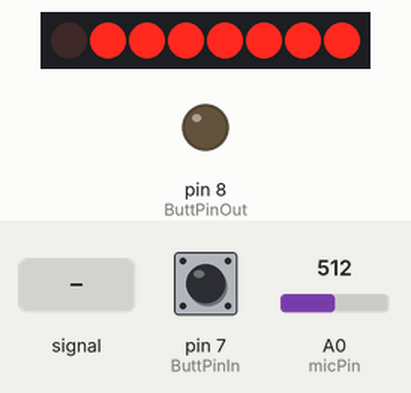
Simulated run of this program. Board: Arduino Uno, built with avr-gcc and run on an emulated ATmega328P. On the bench: 8 shift-register outputs drawn as a row of LEDs (first output left, lit = HIGH), output pins drawn as LEDs (lit = HIGH). Wiring (inferred from the names in the program): shift register (74HC595): data pin 2; shift clock pin 5; latch pin 3. Wiring (inferred from the signals the program sends): row of LEDs: on Q0, Q1, Q2, Q3, Q4, Q5, Q6, Q7. The inputs (shaded band) are chosen by the test bench; at power-on: pin 7 (ButtPinIn) HIGH, A0 (micPin) = 512. Pins used as bus, display or sensor lines are not drawn; what the program prints to the serial monitor is not drawn.

Above: at 1.2 s.
1.3 s: A0 (micPin) fed a 2 Hz sine of ±306 counts around its level
At 3.5 s:
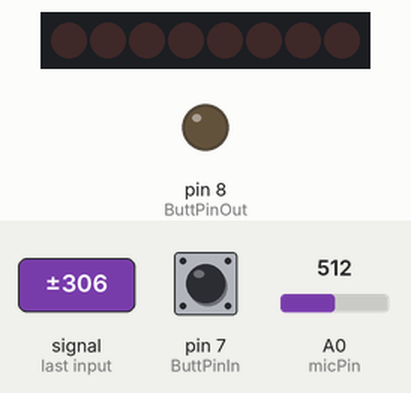
3.6 s: pin 7 (ButtPinIn) pulled LOW for 1 s
5.2 s: pin 7 (ButtPinIn) pulled LOW for 0.15 s
At 5.64 s:
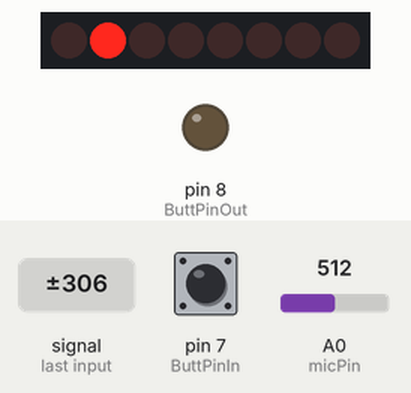
5.9 s: A0 (micPin) set to 716
At 6.4 s:
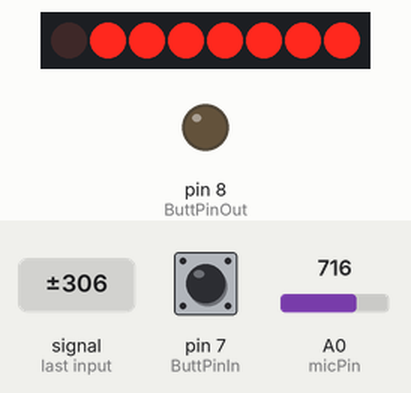
7.4 s: A0 (micPin) fed a 2 Hz sine of ±306 counts around its level
At 8.2 s:
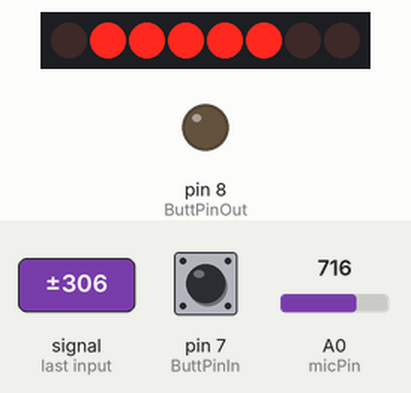
10.4 s: A0 (micPin) fed a 200 Hz sine of ±81 counts around its level
Timing chart, 0 to 13.4 s (numbered marks = the images above; inputs shaded):
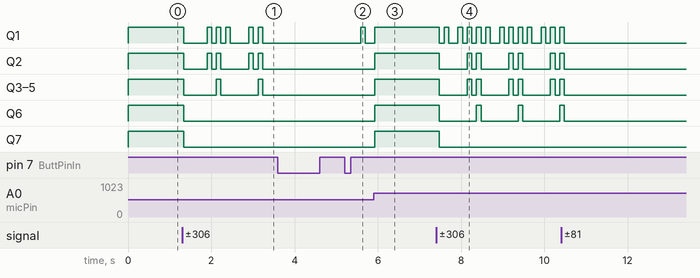

The program:

main.cpp
```cpp
#include <Arduino.h>

const int micPin = A0; // Pin A0 is used for the microphone input

int ButtPlus = 0;
int sample; // Variable to store the current sound sample
int maxVal = 0; // Variable to track the maximum sound level detected
int minVal = 1023; // Variable to track the minimum sound level detected

// Shift register pins
int LatchPin = 3; // Pin 3 is connected to the LatchPin (ST_CP) of the 74HC595
int ClockPin = 5; // Pin 5 is connected to the ClockPin (SH_CP) of the 74HC595
int DataPin = 2; // Pin 2 is connected to the DataPin (DS) of the 74HC595
int ButtPinIn = 7;
int ButtPinOut = 8;

// Binary patterns for the LEDs, representing different sound levels
byte LEDs0 = 0b10000000; // LED pattern for the lowest sound level
byte LEDs1 = 0b10000001;
byte LEDs2 = 0b10000011;
byte LEDs3 = 0b10000111;
byte LEDs4 = 0b10001111;
byte LEDs5 = 0b10011111;
byte LEDs6 = 0b10111111;
byte LEDs7 = 0b11111111; // LED pattern for the highest sound level

void setup() {
  pinMode(LatchPin, OUTPUT);
  pinMode(ClockPin, OUTPUT);
  pinMode(DataPin, OUTPUT);
  pinMode(micPin, INPUT);
  pinMode(ButtPinIn, INPUT);
  pinMode(ButtPinOut, OUTPUT);
  Serial.begin(9600);
}

void loop() {
  for (int i = 0; i < 100; i++) {
    sample = analogRead(micPin);
    if (sample > maxVal) maxVal = sample;
    if (sample < minVal) minVal = sample;
  }

  int peakToPeak = maxVal - minVal;

  digitalWrite(LatchPin, LOW);

  int ButtOn = digitalRead(ButtPinIn);
  if ( (ButtOn == LOW) &&  (ButtPlus < 10)) {
    ButtPlus = ButtPlus + 2;
    digitalWrite(ButtPinOut, LOW);
  }
  else if ((ButtOn == LOW) && (ButtPlus == 10)) {
    ButtPlus = 0;
    digitalWrite(ButtPinOut, HIGH);
  };
  while (ButtOn == LOW) {
  ButtOn = digitalRead(ButtPinIn);
  Serial.print (ButtPlus);
  }
  // Thresholds nu direct op peakToPeak, gebaseerd op je gemeten bereik (2-24)
  if (peakToPeak > 17 + ButtPlus) {
    shiftOut(DataPin, ClockPin, LSBFIRST, LEDs7);
  }
  else if (peakToPeak > 13 + ButtPlus) {
    shiftOut(DataPin, ClockPin, LSBFIRST, LEDs6);
  }
  else if (peakToPeak > 9 + ButtPlus) {
    shiftOut(DataPin, ClockPin, LSBFIRST, LEDs5);
  }
  else if (peakToPeak > 7 + ButtPlus) {
    shiftOut(DataPin, ClockPin, LSBFIRST, LEDs4);
  }
  else if (peakToPeak > 5 + ButtPlus) {
    shiftOut(DataPin, ClockPin, LSBFIRST, LEDs3);
  }
  else if (peakToPeak > 3 + ButtPlus) {
    shiftOut(DataPin, ClockPin, LSBFIRST, LEDs2);
  }
  else if (peakToPeak > 2 + ButtPlus) {
    shiftOut(DataPin, ClockPin, LSBFIRST, LEDs1);
  }
  else {
    shiftOut(DataPin, ClockPin, LSBFIRST, LEDs0);
  }
  digitalWrite(LatchPin, HIGH);

  maxVal = 0;
  minVal = 1023;

  // Geen spaties na de dubbele punt, en voltage weggehaald (voegde niks toe)
  Serial.print(">");
  Serial.print("peakToPeak:");
  Serial.println(peakToPeak);

  delay(100);
}
```

Measured:
- after the input at 1.3 s, Q1: HIGH → LOW at once, → HIGH 0.56 s later, → LOW 0.11 s later, → HIGH 0.11 s later, … (11 changes in this stretch); Q2: HIGH → LOW at once, → HIGH 0.56 s later, → LOW 0.11 s later, → HIGH 0.11 s later, … (9 changes in this stretch)
- after the input at 3.6 s, every drawn part: stays the same
- after the input at 7.4 s, Q1: HIGH → LOW after 0.08 s, then repeats every 1.0 s: HIGH 0.11 s, LOW 0.22 s, 3 × (HIGH 0.11 s, LOW 0.11 s); Q2–5: HIGH → LOW after 0.08 s, then repeats every 1.0 s: HIGH 0.11 s, LOW 0.11 s, HIGH 0.11 s, LOW 0.67 s; Q6: alternates HIGH for 0.11 s and LOW for 0.89 s, starting after 0.08 s; Q7: HIGH → LOW after 0.08 s
